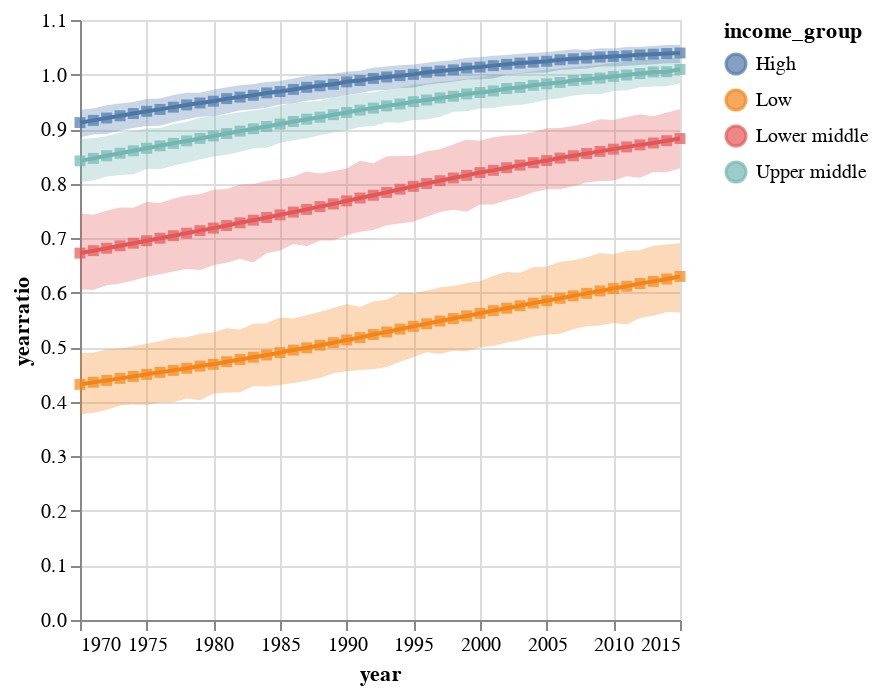

Source (notebook cell):
### Markdown cell above
<div class="alert alert-warning" style="color:black">

### Question 3.3 (Optional)
rubric={accuracy:1}

<h4>
Python
</h4>
Add <a href=https://altair-viz.github.io/gallery/line_with_ci.html> a confidence interval band</a>
to your line + square plot by assigning the plot in the previous question to a variable name
and then using layering to add the band.
The default in the link above is a 95% bootstrapped confidence interval.
</div>

### Code cell
# YOUR PYTHON ANSWER GOES HERE

chartbands = alt.Chart(dataratio).mark_errorband(extent='ci').encode(
    x='year',
    y='yearratio',
    color='income_group'
)

chartlineratio + chartsquareratio + chartbands

### Figure 1 — Vega specification as saved in the notebook (floating-point values rounded to 4 significant figures; data arrays with more than 128 entries replaced by an {"elided": "..."} marker saying what was removed)
{"$schema": "https://vega.github.io/schema/vega/v6.json", "data": [{"name": "_server_source_1", "values": {"elided": "8188 records"}, "transform": [{"type": "formula", "expr": "toDate(datum['year'])", "as": "year"}]}, {"name": "source_0", "values": {"elided": "184 records"}, "transform": [{"type": "formula", "expr": "toDate(datum['year'])", "as": "year"}]}, {"name": "data_0", "values": {"elided": "184 records"}, "transform": [{"type": "formula", "expr": "toDate(datum['year'])", "as": "year"}]}, {"name": "source_1", "source": "_server_source_1", "transform": [{"type": "aggregate", "groupby": ["income_group", "year"], "fields": ["yearratio", "yearratio", "yearratio"], "ops": ["ci0", "ci1", "mean"], "as": ["lower_yearratio", "upper_yearratio", "center_yearratio"]}]}, {"name": "source_0_color_domain_income_group_0", "values": [{"income_group": "High"}, {"income_group": "Low"}, {"income_group": "Lower middle"}, {"income_group": "Upper middle"}]}, {"name": "data_0_color_domain_income_group_1", "values": [{"income_group": "High"}, {"income_group": "Low"}, {"income_group": "Lower middle"}, {"income_group": "Upper middle"}]}, {"name": "source_1_color_domain_income_group_2", "source": "source_1", "transform": [{"type": "aggregate", "groupby": ["income_group"], "fields": [], "ops": [], "as": []}, {"type": "formula", "expr": "datum['income_group']", "as": "sort_field"}, {"type": "project", "fields": ["income_group"]}]}], "marks": [{"type": "group", "name": "layer_0_pathgroup", "from": {"facet": {"data": "source_0", "name": "faceted_path_layer_0_main", "groupby": ["income_group"]}}, "encode": {"update": {"width": {"field": {"signal": null, "datum": null, "group": "width", "parent": null}}, "height": {"field": {"signal": null, "datum": null, "group": "height", "parent": null}}}}, "marks": [{"type": "line", "name": "layer_0_marks", "from": {"data": "faceted_path_layer_0_main"}, "sort": {"field": "x"}, "encode": {"update": {"stroke": {"field": "income_group", "scale": "color"}, "x": {"field": "year", "scale": "x"}, "y": {"field": "yearratio", "scale": "y"}, "defined": {"signal": "isValid(datum[\"year\"]) && isFinite(+datum[\"year\"]) && isValid(datum[\"yearratio\"]) && isFinite(+datum[\"yearratio\"])"}}}, "style": ["line"]}]}, {"type": "symbol", "name": "layer_1_marks", "from": {"data": "data_0"}, "encode": {"update": {"opacity": {"value": 0.7}, "shape": {"value": "square"}, "y": {"field": "yearratio", "scale": "y"}, "x": {"field": "year", "scale": "x"}, "fill": {"field": "income_group", "scale": "color"}}}, "style": ["square"]}, {"type": "group", "name": "layer_2_layer_0_pathgroup", "from": {"facet": {"data": "source_1", "name": "faceted_path_layer_2_layer_0_main", "groupby": ["income_group"]}}, "encode": {"update": {"width": {"field": {"signal": null, "datum": null, "group": "width", "parent": null}}, "height": {"field": {"signal": null, "datum": null, "group": "height", "parent": null}}}}, "marks": [{"type": "area", "name": "layer_2_layer_0_marks", "from": {"data": "faceted_path_layer_2_layer_0_main"}, "sort": {"field": "x"}, "encode": {"update": {"opacity": {"value": 0.3}, "tooltip": {"signal": "{\"Ci1 of yearratio\": format(datum[\"upper_yearratio\"], \"\"), \"Ci0 of yearratio\": format(datum[\"lower_yearratio\"], \"\"), \"Mean of yearratio\": format(datum[\"center_yearratio\"], \"\"), \"income_group\": isValid(datum[\"income_group\"]) ? datum[\"income_group\"] : \"\"+datum[\"income_group\"], \"year\": timeFormat(datum[\"year\"], \"%b %d, %Y\")}"}, "y2": {"field": "upper_yearratio", "scale": "y"}, "defined": {"signal": "isValid(datum[\"year\"]) && isFinite(+datum[\"year\"]) && isValid(datum[\"lower_yearratio\"]) && isFinite(+datum[\"lower_yearratio\"])"}, "orient": {"value": "vertical"}, "x": {"field": "year", "scale": "x"}, "y": {"field": "lower_yearratio", "scale": "y"}, "fill": {"field": "income_group", "scale": "color"}}}, "style": ["area", "errorband-band"]}]}], "scales": [{"name": "x", "type": "time", "domain": {"fields": [{"data": "source_0", "field": "year"}, {"data": "data_0", "field": "year"}, {"data": "source_1", "field": "year"}]}, "range": [0, {"signal": "width"}]}, {"name": "y", "type": "linear", "domain": {"fields": [{"data": "source_0", "field": "yearratio"}, {"data": "data_0", "field": "yearratio"}, {"data": "source_1", "field": "lower_yearratio"}, {"data": "source_1", "field": "upper_yearratio"}]}, "range": [{"signal": "height"}, 0], "zero": true, "nice": true}, {"name": "color", "type": "ordinal", "domain": {"fields": [{"data": "source_0_color_domain_income_group_0", "field": "income_group"}, {"data": "data_0_color_domain_income_group_1", "field": "income_group"}, {"data": "source_1_color_domain_income_group_2", "field": "income_group"}], "sort": true}, "range": "category"}], "axes": [{"scale": "x", "gridScale": "y", "minExtent": 0, "domain": false, "maxExtent": 0, "aria": false, "orient": "bottom", "tickCount": {"signal": "ceil(width/40)"}, "ticks": false, "zindex": 0, "grid": true, "labels": false}, {"scale": "y", "labels": false, "ticks": false, "domain": false, "tickCount": {"signal": "ceil(height/40)"}, "maxExtent": 0, "aria": false, "minExtent": 0, "grid": true, "zindex": 0, "orient": "left", "gridScale": "x"}, {"scale": "x", "title": "year", "zindex": 0, "grid": false, "labelFlush": true, "labelOverlap": true, "orient": "bottom", "tickCount": {"signal": "ceil(width/40)"}}, {"scale": "y", "zindex": 0, "tickCount": {"signal": "ceil(height/40)"}, "grid": false, "title": "yearratio", "labelOverlap": true, "orient": "left"}], "width": 300, "style": "cell", "background": "white", "height": 300, "legends": [{"stroke": "color", "symbolType": "circle", "title": "income_group", "fill": "color", "encode": {"symbols": {"update": {"opacity": {"value": 0.7}}}}}], "padding": 5}
